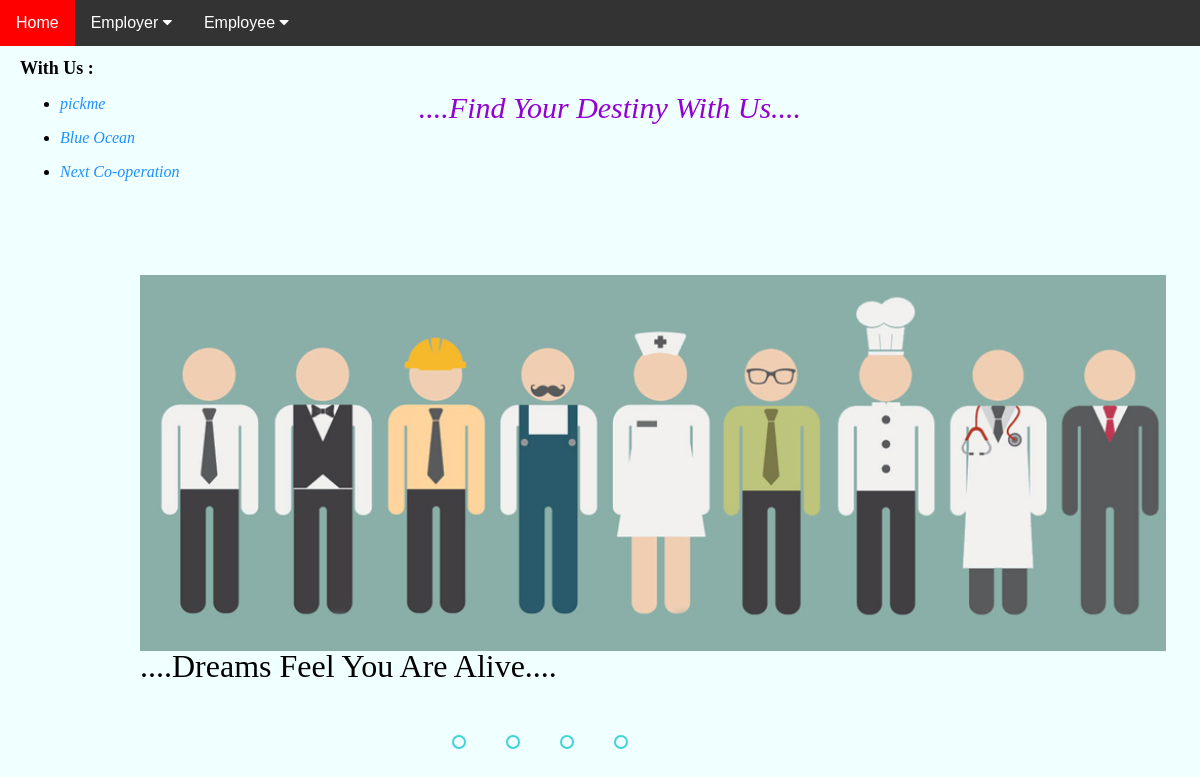
The app's page /, older data.
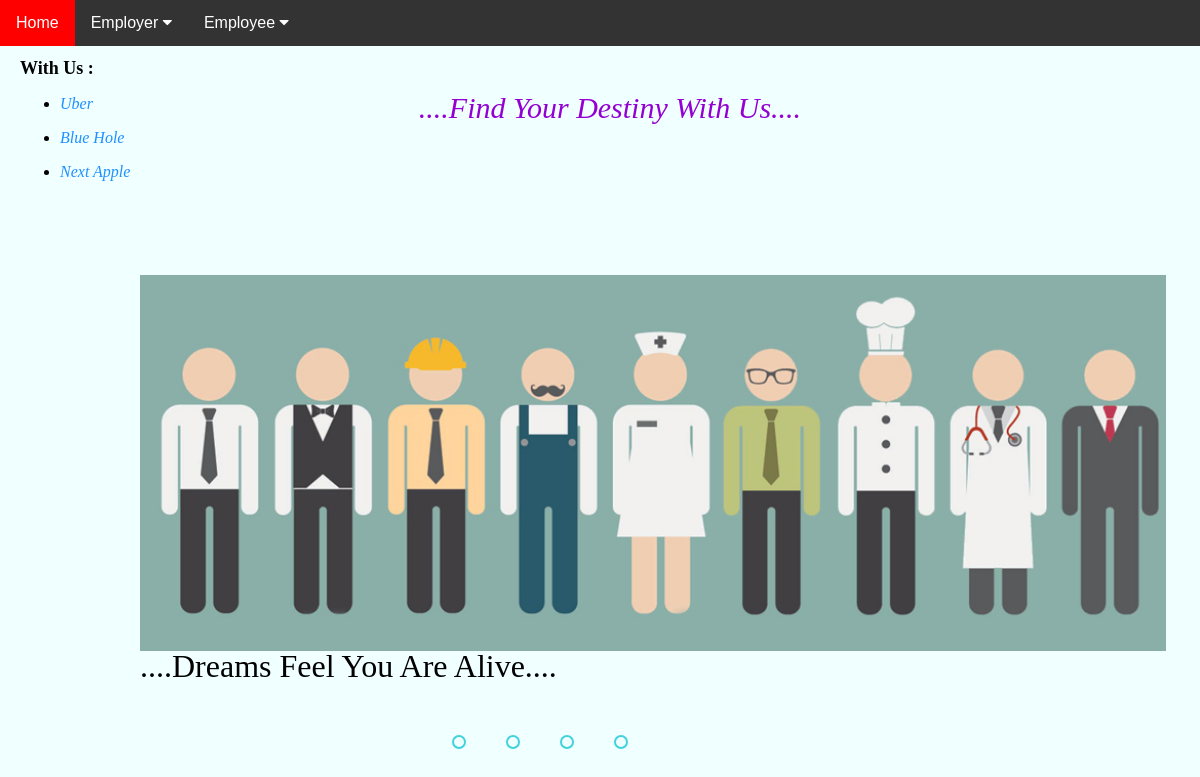
The same page, newer data.
### Company/models.py (models this page shows, shortened)
class Company(models.Model):
    company_name    = models.CharField(max_length=30)
    password        = models.CharField(max_length=30)
    registered_no   = models.CharField(max_length=20)
    address         = models.CharField(max_length=50)
    email           = models.EmailField()
    contact_no      = models.CharField(max_length = 20)
    date_saved      = models.DateTimeField(default = timezone.now)
    doc_buisness    = models.FileField( upload_to = "Company/Company_Request/%d/" )

### DashBoard/views.py (the view)
# urls.py: path('' , views.Home , name = 'dashboard-home')
def Home(request):
    allC = Company.objects.all()
    Ln = len(allC)
    mx  = min(Ln , 3 )
    context = { 'SomeCompany' : Company.objects.all()[:mx] }
    return render( request , 'DashBoard/dash_board.html' , context )

### DashBoard/templates/DashBoard/dash_board.html (shortened to what this page needs)
{% extends "DashBoard/base.html" %}
{% block content %}
{% load static %}
  <head>
    <link rel="stylesheet" href="{% static 'dashboardDesign/home.css' %}">
  </head>
  <body>
    <div class="withUS">
      <h1> With Us : </h1>
      <ul>
          {% for e in SomeCompany %}
          <li><p>{{e.company_name}}</p></li>
          {% endfor %}
      </ul>
      <p class="center"> ....Find Your Destiny With Us.... </p>
    </div>
    <div class="slider">
      <div class="slides">
        <div class="slide first">
          <img src="{% static 'dashboardDesign/im1.jpg'%}" alt="img1">
          <div>
            <p> ....Dreams Feel You Are Alive.... </p>
          </div>
        </div>
        <div class="navigation-auto">
          <div class="auto-btn1"></div>
          <div class="auto-btn2"></div>
          <div class="auto-btn3"></div>
          <div class="auto-btn4"></div>
        </div>
  </body>
{% endblock content %}

### DashBoard/templates/DashBoard/base.html (shortened to what this page needs)
{% load static %}
<html>
    <head>
        <link rel="stylesheet" href="{% static 'dashboardDesign/baseDesign.css' %}">
        <link rel="stylesheet" href="https://cdnjs.cloudflare.com/ajax/libs/font-awesome/4.7.0/css/font-awesome.min.css">
    </head>
    <body>
        <div class="navbar">
            <a href="{% url 'dashboard:dashboard-home' %}"> Home </a>
            {% if user.is_authenticated %}
                {% if user.first_name == "EMPLOYER" %}
                 <div class="dropdown">
                    <button class="dropbtn"> {{user.username}}
                    <i class="fa fa-caret-down"></i>
                    </button>
                    <div class="dropdown-content">
                        <a href="{% url 'company:ProfileShowCompany' 1%}"> Profile </a>
                        <a href="{% url 'company:PostCreationCompany' 1%}"> New-Post </a>
                        <a href="{% url 'company:ShowAllPostsCompany' user.username%}"> My-Posts </a>
                    </div>
                </div>
                {%elif user.first_name == "EMPLOYEE" %}
                    <a href="{% url 'seeker:ProfileShowSeeker' 2%}"> {{user.username}} </a>
                {% else %}
                    <p style="color: aliceblue;size:5px"> ..Admin..</p>
                {% endif %}
                <a href="{% url 'Logout' %}"> Logout </a>
                <form class="SearchBar" action="{% url 'SearchWord' %}">
                    <input type="text" name="keyword" id="keyword" placeholder="Search..">
                    <button type="submit" ><i class="fa fa-search"></i> </button>
                </form>
            {% else %}
            <div class="dropdown">
                <button class="dropbtn"> Employer
                <i class="fa fa-caret-down"></i>
                </button>
            </div>
            <div class="dropdown">
                <button class="dropbtn"> Employee
                <i class="fa fa-caret-down"></i>
                </button>
            </div>
            {% endif %}
        </div>
            {% block content %} {% endblock content %}
    </body>
</html>

### static/dashboardDesign/baseDesign.css (style rules this page uses)
.navbar { overflow: hidden; background-color: #333; font-family: Arial; }
.navbar a { float: left; font-size: 16px; color: white; text-align: center; padding: 14px 16px; text-decoration: none; }
.dropdown { float: left; overflow: hidden; }
.dropdown .dropbtn { font-size: 16px; border: none; outline: none; color: white; padding: 14px 16px; background-color: inherit; font-family: inherit; margin: 0; }

### static/dashboardDesign/home.css (style rules this page uses)
body { margin: 0; height: 100vh; display: block; justify-content: center; align-items: center; background:azure; position: fixed; }
.slider { width: 90%; height: 520px; border-radius: 10px; overflow: hidden; padding-left: 140px; }
.slides { width: 500%; height: 85%; display: flex; }
.slide { width: 20%; transition: 2s; }
.slide img { width: 95%; height: 85%; }
.navigation-auto { position: absolute; display: flex; width: 800px; justify-content: center; margin-top: 460px; }
.navigation-auto div { border: 2px solid #40D3DC; padding: 5px; border-radius: 10px; transition: 1s; }
.navigation-auto div:not(:last-child) { margin-right: 40px; }
.slides p { position: relative; color:black; font-size: xx-large; bottom: 35px; }
.withUS { padding-left: 20px; }
.withUS p { color: dodgerblue; font-size: medium; font-style: italic; }
.withUS h1 { font-size: large; }
.withUS .center { position: relative; text-align: center; bottom: 120px; color: darkviolet; font-size:30px; }

Row changes from the older to the newer data that the page shows:
removed Company: company_name "Blue Ocean"
removed Company: company_name "Next Co-operation"
changed Company: company_name "pickme" → "Uber"
added Company: company_name "Blue Hole"
added Company: company_name "Next Apple"
